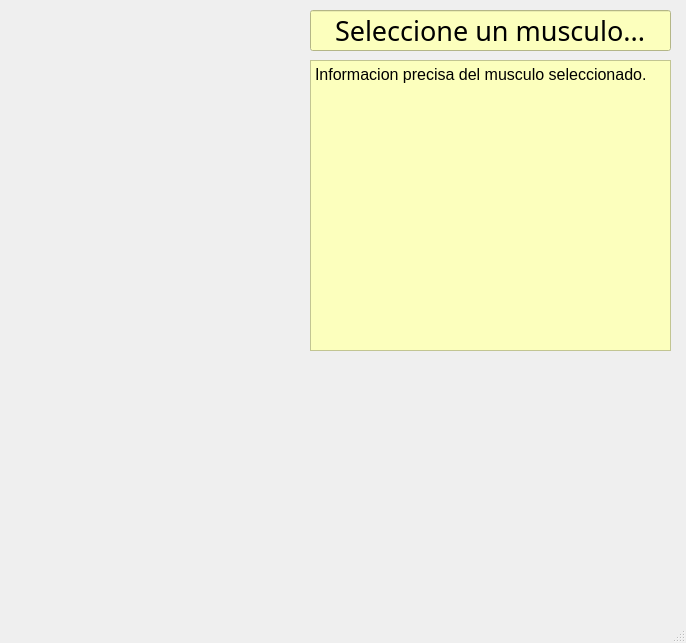
<?xml version="1.0" encoding="UTF-8"?>
<ui version="4.0">
 <class>MainWindow</class>
 <widget class="QMainWindow" name="MainWindow">
  <property name="windowModality">
   <enum>Qt::NonModal</enum>
  </property>
  <property name="geometry">
   <rect>
    <x>0</x>
    <y>0</y>
    <width>686</width>
    <height>643</height>
   </rect>
  </property>
  <property name="maximumSize">
   <size>
    <width>686</width>
    <height>643</height>
   </size>
  </property>
  <property name="windowTitle">
   <string>Musculos del cuerpo</string>
  </property>
  <property name="autoFillBackground">
   <bool>true</bool>
  </property>
  <property name="styleSheet">
   <string notr="true"/>
  </property>
  <widget class="QWidget" name="centralwidget">
   <widget class="QLabel" name="label">
    <property name="geometry">
     <rect>
      <x>0</x>
      <y>-50</y>
      <width>431</width>
      <height>721</height>
     </rect>
    </property>
    <property name="autoFillBackground">
     <bool>false</bool>
    </property>
    <property name="text">
     <string/>
    </property>
    <property name="pixmap">
     <pixmap>cuerpo.jpg</pixmap>
    </property>
   </widget>
   <widget class="QPushButton" name="btn_bicep">
    <property name="geometry">
     <rect>
      <x>210</x>
      <y>160</y>
      <width>31</width>
      <height>41</height>
     </rect>
    </property>
    <property name="cursor">
     <cursorShape>PointingHandCursor</cursorShape>
    </property>
    <property name="statusTip">
     <string>Seleccione para ver mas informacion de musculo.</string>
    </property>
    <property name="autoFillBackground">
     <bool>false</bool>
    </property>
    <property name="styleSheet">
     <string notr="true">border-width: 2px; border-radius: 75px;</string>
    </property>
    <property name="text">
     <string/>
    </property>
    <property name="icon">
     <iconset>
      <normaloff>imag/ver.ico</normaloff>imag/ver.ico</iconset>
    </property>
    <property name="flat">
     <bool>true</bool>
    </property>
   </widget>
   <widget class="QPushButton" name="btn_deltoides">
    <property name="geometry">
     <rect>
      <x>70</x>
      <y>110</y>
      <width>31</width>
      <height>41</height>
     </rect>
    </property>
    <property name="cursor">
     <cursorShape>PointingHandCursor</cursorShape>
    </property>
    <property name="statusTip">
     <string>Seleccione para ver mas informacion de musculo.</string>
    </property>
    <property name="autoFillBackground">
     <bool>false</bool>
    </property>
    <property name="styleSheet">
     <string notr="true">border-width: 2px; border-radius: 75px;</string>
    </property>
    <property name="text">
     <string/>
    </property>
    <property name="icon">
     <iconset>
      <normaloff>imag/ver.ico</normaloff>imag/ver.ico</iconset>
    </property>
    <property name="flat">
     <bool>true</bool>
    </property>
   </widget>
   <widget class="QPushButton" name="btn_pectoral">
    <property name="geometry">
     <rect>
      <x>100</x>
      <y>120</y>
      <width>101</width>
      <height>51</height>
     </rect>
    </property>
    <property name="cursor">
     <cursorShape>PointingHandCursor</cursorShape>
    </property>
    <property name="statusTip">
     <string>Seleccione para ver mas informacion de musculo.</string>
    </property>
    <property name="autoFillBackground">
     <bool>false</bool>
    </property>
    <property name="styleSheet">
     <string notr="true">border-width: 2px; border-radius: 75px;</string>
    </property>
    <property name="text">
     <string/>
    </property>
    <property name="icon">
     <iconset>
      <normaloff>imag/ver.ico</normaloff>imag/ver.ico</iconset>
    </property>
    <property name="flat">
     <bool>true</bool>
    </property>
   </widget>
   <widget class="QPushButton" name="btn_serrato">
    <property name="geometry">
     <rect>
      <x>100</x>
      <y>170</y>
      <width>16</width>
      <height>51</height>
     </rect>
    </property>
    <property name="cursor">
     <cursorShape>PointingHandCursor</cursorShape>
    </property>
    <property name="statusTip">
     <string>Seleccione para ver mas informacion de musculo.</string>
    </property>
    <property name="autoFillBackground">
     <bool>false</bool>
    </property>
    <property name="styleSheet">
     <string notr="true">border-width: 2px; border-radius: 75px;</string>
    </property>
    <property name="text">
     <string/>
    </property>
    <property name="icon">
     <iconset>
      <normaloff>imag/ver.ico</normaloff>imag/ver.ico</iconset>
    </property>
    <property name="flat">
     <bool>true</bool>
    </property>
   </widget>
   <widget class="QPushButton" name="btn_flexor">
    <property name="geometry">
     <rect>
      <x>50</x>
      <y>240</y>
      <width>21</width>
      <height>51</height>
     </rect>
    </property>
    <property name="cursor">
     <cursorShape>PointingHandCursor</cursorShape>
    </property>
    <property name="statusTip">
     <string>Seleccione para ver mas informacion de musculo.</string>
    </property>
    <property name="autoFillBackground">
     <bool>false</bool>
    </property>
    <property name="styleSheet">
     <string notr="true">border-width: 2px; border-radius: 75px;</string>
    </property>
    <property name="text">
     <string/>
    </property>
    <property name="icon">
     <iconset>
      <normaloff>imag/ver.ico</normaloff>imag/ver.ico</iconset>
    </property>
    <property name="flat">
     <bool>true</bool>
    </property>
   </widget>
   <widget class="QPushButton" name="btn_cuadriceps">
    <property name="geometry">
     <rect>
      <x>90</x>
      <y>320</y>
      <width>51</width>
      <height>81</height>
     </rect>
    </property>
    <property name="cursor">
     <cursorShape>PointingHandCursor</cursorShape>
    </property>
    <property name="statusTip">
     <string>Seleccione para ver mas informacion de musculo.</string>
    </property>
    <property name="autoFillBackground">
     <bool>false</bool>
    </property>
    <property name="styleSheet">
     <string notr="true">border-width: 2px; border-radius: 75px;</string>
    </property>
    <property name="text">
     <string/>
    </property>
    <property name="icon">
     <iconset>
      <normaloff>imag/ver.ico</normaloff>imag/ver.ico</iconset>
    </property>
    <property name="flat">
     <bool>true</bool>
    </property>
   </widget>
   <widget class="QPushButton" name="btn_tibial">
    <property name="geometry">
     <rect>
      <x>110</x>
      <y>470</y>
      <width>16</width>
      <height>41</height>
     </rect>
    </property>
    <property name="cursor">
     <cursorShape>PointingHandCursor</cursorShape>
    </property>
    <property name="statusTip">
     <string>Seleccione para ver mas informacion de musculo.</string>
    </property>
    <property name="autoFillBackground">
     <bool>false</bool>
    </property>
    <property name="styleSheet">
     <string notr="true">border-width: 2px; border-radius: 75px;</string>
    </property>
    <property name="text">
     <string/>
    </property>
    <property name="icon">
     <iconset>
      <normaloff>imag/ver.ico</normaloff>imag/ver.ico</iconset>
    </property>
    <property name="flat">
     <bool>true</bool>
    </property>
   </widget>
   <widget class="QPushButton" name="btn_soleo">
    <property name="geometry">
     <rect>
      <x>150</x>
      <y>500</y>
      <width>16</width>
      <height>41</height>
     </rect>
    </property>
    <property name="cursor">
     <cursorShape>PointingHandCursor</cursorShape>
    </property>
    <property name="statusTip">
     <string>Seleccione para ver mas informacion de musculo.</string>
    </property>
    <property name="autoFillBackground">
     <bool>false</bool>
    </property>
    <property name="styleSheet">
     <string notr="true">border-width: 2px; border-radius: 75px;</string>
    </property>
    <property name="text">
     <string/>
    </property>
    <property name="icon">
     <iconset>
      <normaloff>imag/ver.ico</normaloff>imag/ver.ico</iconset>
    </property>
    <property name="flat">
     <bool>true</bool>
    </property>
   </widget>
   <widget class="QPushButton" name="btn_gemelos">
    <property name="geometry">
     <rect>
      <x>175</x>
      <y>480</y>
      <width>21</width>
      <height>41</height>
     </rect>
    </property>
    <property name="cursor">
     <cursorShape>PointingHandCursor</cursorShape>
    </property>
    <property name="statusTip">
     <string>Seleccione para ver mas informacion de musculo.</string>
    </property>
    <property name="autoFillBackground">
     <bool>false</bool>
    </property>
    <property name="styleSheet">
     <string notr="true">border-width: 2px; border-radius: 75px;</string>
    </property>
    <property name="text">
     <string/>
    </property>
    <property name="icon">
     <iconset>
      <normaloff>imag/ver.ico</normaloff>imag/ver.ico</iconset>
    </property>
    <property name="flat">
     <bool>true</bool>
    </property>
   </widget>
   <widget class="QLabel" name="foto_2">
    <property name="geometry">
     <rect>
      <x>300</x>
      <y>0</y>
      <width>441</width>
      <height>641</height>
     </rect>
    </property>
    <property name="text">
     <string/>
    </property>
    <property name="pixmap">
     <pixmap>fondo-blanco-moderno-abstracto_1378-2114.jpg</pixmap>
    </property>
    <property name="scaledContents">
     <bool>true</bool>
    </property>
    <property name="alignment">
     <set>Qt::AlignCenter</set>
    </property>
   </widget>
   <widget class="QLabel" name="foto">
    <property name="geometry">
     <rect>
      <x>310</x>
      <y>380</y>
      <width>361</width>
      <height>231</height>
     </rect>
    </property>
    <property name="text">
     <string/>
    </property>
    <property name="pixmap">
     <pixmap>musculos/lupa.png</pixmap>
    </property>
    <property name="scaledContents">
     <bool>true</bool>
    </property>
    <property name="alignment">
     <set>Qt::AlignCenter</set>
    </property>
   </widget>
   <widget class="QLineEdit" name="caja_titulo">
    <property name="geometry">
     <rect>
      <x>310</x>
      <y>10</y>
      <width>361</width>
      <height>41</height>
     </rect>
    </property>
    <property name="font">
     <font>
      <family>Rockwell</family>
      <pointsize>20</pointsize>
     </font>
    </property>
    <property name="styleSheet">
     <string notr="true">background-color: rgb(252, 255, 189);</string>
    </property>
    <property name="text">
     <string>Seleccione un musculo...</string>
    </property>
    <property name="alignment">
     <set>Qt::AlignCenter</set>
    </property>
    <property name="readOnly">
     <bool>true</bool>
    </property>
   </widget>
   <widget class="QPlainTextEdit" name="caja_informacion">
    <property name="geometry">
     <rect>
      <x>310</x>
      <y>60</y>
      <width>361</width>
      <height>291</height>
     </rect>
    </property>
    <property name="font">
     <font>
      <family>Arial</family>
      <pointsize>12</pointsize>
     </font>
    </property>
    <property name="styleSheet">
     <string notr="true">background-color: rgb(252, 255, 189);</string>
    </property>
    <property name="readOnly">
     <bool>true</bool>
    </property>
    <property name="plainText">
     <string>Informacion precisa del musculo seleccionado.</string>
    </property>
   </widget>
   <widget class="QPushButton" name="btn_vasto_interno">
    <property name="geometry">
     <rect>
      <x>150</x>
      <y>380</y>
      <width>21</width>
      <height>61</height>
     </rect>
    </property>
    <property name="cursor">
     <cursorShape>PointingHandCursor</cursorShape>
    </property>
    <property name="statusTip">
     <string>Seleccione para ver mas informacion de musculo.</string>
    </property>
    <property name="autoFillBackground">
     <bool>false</bool>
    </property>
    <property name="styleSheet">
     <string notr="true">border-width: 2px; border-radius: 75px;</string>
    </property>
    <property name="text">
     <string/>
    </property>
    <property name="icon">
     <iconset>
      <normaloff>imag/ver.ico</normaloff>imag/ver.ico</iconset>
    </property>
    <property name="flat">
     <bool>true</bool>
    </property>
   </widget>
   <widget class="QPushButton" name="btn_vasto_externo">
    <property name="geometry">
     <rect>
      <x>190</x>
      <y>330</y>
      <width>21</width>
      <height>101</height>
     </rect>
    </property>
    <property name="cursor">
     <cursorShape>PointingHandCursor</cursorShape>
    </property>
    <property name="statusTip">
     <string>Seleccione para ver mas informacion de musculo.</string>
    </property>
    <property name="autoFillBackground">
     <bool>false</bool>
    </property>
    <property name="styleSheet">
     <string notr="true">border-width: 2px; border-radius: 75px;</string>
    </property>
    <property name="text">
     <string/>
    </property>
    <property name="icon">
     <iconset>
      <normaloff>imag/ver.ico</normaloff>imag/ver.ico</iconset>
    </property>
    <property name="flat">
     <bool>true</bool>
    </property>
   </widget>
   <widget class="QPushButton" name="btn_recto">
    <property name="geometry">
     <rect>
      <x>120</x>
      <y>190</y>
      <width>61</width>
      <height>131</height>
     </rect>
    </property>
    <property name="cursor">
     <cursorShape>PointingHandCursor</cursorShape>
    </property>
    <property name="statusTip">
     <string>Seleccione para ver mas informacion de musculo.</string>
    </property>
    <property name="autoFillBackground">
     <bool>false</bool>
    </property>
    <property name="styleSheet">
     <string notr="true">border-width: 2px; border-radius: 75px;</string>
    </property>
    <property name="text">
     <string/>
    </property>
    <property name="icon">
     <iconset>
      <normaloff>imag/ver.ico</normaloff>imag/ver.ico</iconset>
    </property>
    <property name="flat">
     <bool>true</bool>
    </property>
   </widget>
   <widget class="QPushButton" name="btn_supinador">
    <property name="geometry">
     <rect>
      <x>230</x>
      <y>220</y>
      <width>31</width>
      <height>41</height>
     </rect>
    </property>
    <property name="cursor">
     <cursorShape>PointingHandCursor</cursorShape>
    </property>
    <property name="statusTip">
     <string>Seleccione para ver mas informacion de musculo.</string>
    </property>
    <property name="autoFillBackground">
     <bool>false</bool>
    </property>
    <property name="styleSheet">
     <string notr="true">border-width: 2px; border-radius: 75px;</string>
    </property>
    <property name="text">
     <string/>
    </property>
    <property name="icon">
     <iconset>
      <normaloff>imag/ver.ico</normaloff>imag/ver.ico</iconset>
    </property>
    <property name="flat">
     <bool>true</bool>
    </property>
   </widget>
   <widget class="QPushButton" name="btn_cuello">
    <property name="geometry">
     <rect>
      <x>150</x>
      <y>80</y>
      <width>31</width>
      <height>41</height>
     </rect>
    </property>
    <property name="cursor">
     <cursorShape>PointingHandCursor</cursorShape>
    </property>
    <property name="statusTip">
     <string>Seleccione para ver mas informacion de musculo.</string>
    </property>
    <property name="autoFillBackground">
     <bool>false</bool>
    </property>
    <property name="styleSheet">
     <string notr="true">border-width: 2px; border-radius: 75px;</string>
    </property>
    <property name="text">
     <string/>
    </property>
    <property name="icon">
     <iconset>
      <normaloff>imag/ver.ico</normaloff>imag/ver.ico</iconset>
    </property>
    <property name="flat">
     <bool>true</bool>
    </property>
   </widget>
   <widget class="QPushButton" name="btn_frontal">
    <property name="geometry">
     <rect>
      <x>130</x>
      <y>20</y>
      <width>51</width>
      <height>41</height>
     </rect>
    </property>
    <property name="cursor">
     <cursorShape>PointingHandCursor</cursorShape>
    </property>
    <property name="statusTip">
     <string>Seleccione para ver mas informacion de musculo.</string>
    </property>
    <property name="autoFillBackground">
     <bool>false</bool>
    </property>
    <property name="styleSheet">
     <string notr="true">border-width: 2px; border-radius: 75px;</string>
    </property>
    <property name="text">
     <string/>
    </property>
    <property name="icon">
     <iconset>
      <normaloff>imag/ver.ico</normaloff>imag/ver.ico</iconset>
    </property>
    <property name="flat">
     <bool>true</bool>
    </property>
   </widget>
  </widget>
  <widget class="QMenuBar" name="menubar">
   <property name="geometry">
    <rect>
     <x>0</x>
     <y>0</y>
     <width>686</width>
     <height>21</height>
    </rect>
   </property>
  </widget>
  <widget class="QStatusBar" name="statusbar"/>
 </widget>
 <resources/>
 <connections/>
</ui>
